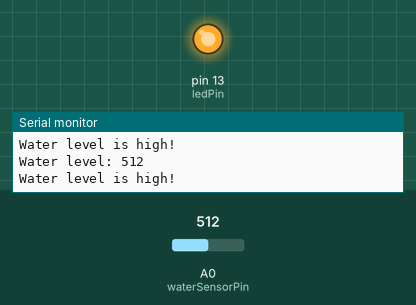
Recording of a sketch running on a simulated Arduino Uno, built with avr-gcc and run on an emulated ATmega328P. On the bench: output pins drawn as LEDs (lit = HIGH), the last lines printed to the serial monitor. Inputs (shaded band) come from the test bench; at power-on: A0 (waterSensorPin) = 512.

Above: at 1.8 s.
1.9 s: A0 (waterSensorPin) set to 482
At 2.6 s:
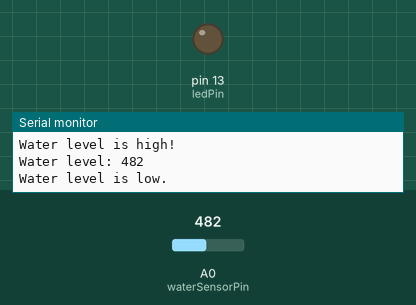
3.5 s: A0 (waterSensorPin) set to 510
At 5.2 s:
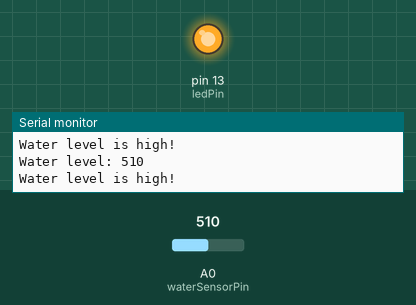
5.5 s: A0 (waterSensorPin) set to 490
At 7.0 s:
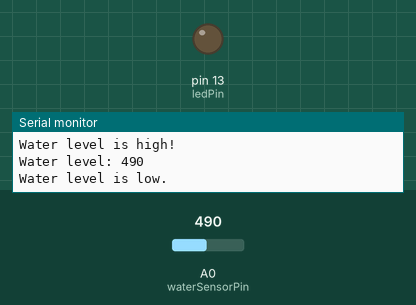
Timing chart, 0 to 8.5 s (numbered marks = the images above; inputs shaded):
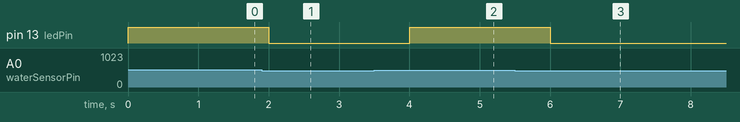

Measured:
- the behaviour switches between 501 and 500 on A0 (waterSensorPin) (found by bisection; images 0 and 1)
- after the input at 1.9 s, pin 13 (ledPin): HIGH → LOW after 0.10 s
- after the input at 3.5 s, pin 13 (ledPin): LOW → HIGH after 0.50 s
- after the input at 5.5 s, pin 13 (ledPin): HIGH → LOW after 0.50 s

The sketch:

OilLevelDetector.ino
```cpp
const int waterSensorPin = A0;
const int ledPin = 13;

void setup() {
  pinMode(ledPin, OUTPUT);
  Serial.begin(9600);
}

void loop() {
  int waterLevel = analogRead(waterSensorPin);

  Serial.print("Water level: ");
  Serial.println(waterLevel);
 if (waterLevel > 500) {
    Serial.println("Water level is high!");
    digitalWrite(ledPin, HIGH);
  } else {
    Serial.println("Water level is low.");
    digitalWrite(ledPin, LOW);
  }

  delay(1000);
}
```
